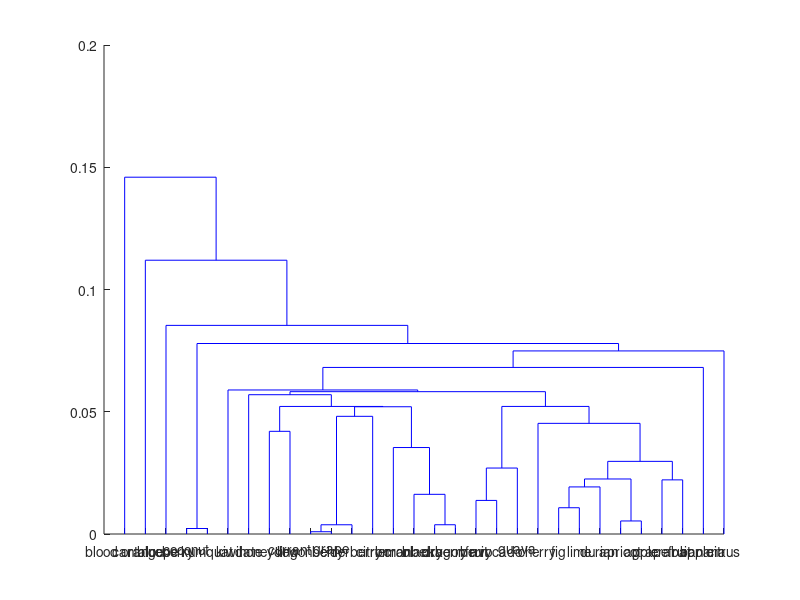

Reproduce this figure in MATLAB.
function [words, wordCount, corrMat, tree] = generateRandomWordClusters(varargin)
    
    %% generate random list using an existing wordlist....
    words = {'apple', 'apricot', 'avocado', 'banana', 'berry', 'blackberry', ...
        'blood orange', 'blueberry', 'cantaloupe', 'cherry', 'citron', 'citrus', ...
        'coconut','crabapple', 'cranberry', 'currant', 'date', 'dragonfruit', ...
        'durian', 'elderberry', 'fig', 'grape', 'grapefruit', 'guava', 'honeydew', ...
        'kiwi', 'kumquat', 'lemon', 'lime', 'lingonberry', 'loquat', 'lychee', ...
        'mandarin orange', 'mango', 'melon', 'nectarine', 'orange', 'papaya', ...
        'passion fruit', 'peach', 'pear', 'persimmon', 'pineapple', 'plantain', ...
        'plum', 'pomegranite', 'prune', 'quince', 'raisin', 'raspberry', ...
        'star fruit', 'strawberry', 'tangelo', 'tangerine', 'watermelon'};
    % pick N or 30 random words
    if nargin == 0
        nwords = 30;
    else
        nwords = varargin{1};
    end
    
    words = words(randperm(nwords));
    
    %% generate random word counts
    wordCountStd = 25;
    wordCountMean = 10;
    nwords = numel(words);
    wordCount = round(abs(rand([1,nwords])*wordCountStd + wordCountMean));
    
    %% generate correlationMatrix values between -1 and 1
    % how many independent distances are there between nwords points?
    ndistances = sum(1:(nwords-1));
    % generate some random distances (as a vector) for the linkage function
    distances = (rand(1,ndistances).*2)-1;
    % the correlation matrix is a nice square version of these distances
    % where corrMat(word1, word2) gives the correlation between any 2 words
    corrMat = squareform(distances);
    
    %% generate clustering
    % linkage does not like negative numbers and 0 indicates closeness and
    % 1 difference, so this needs rescaling
    rescaledDistances = (-0.5*distances+0.5);
    tree = linkage(rescaledDistances);
    bestOrder = optimalleaforder(tree, rescaledDistances);
    hdendro = dendrogram(tree, 'Reorder', bestOrder);
    set(gca, 'XTickLabel', words(bestOrder), 'XTickLabelRotation',90);
    
end